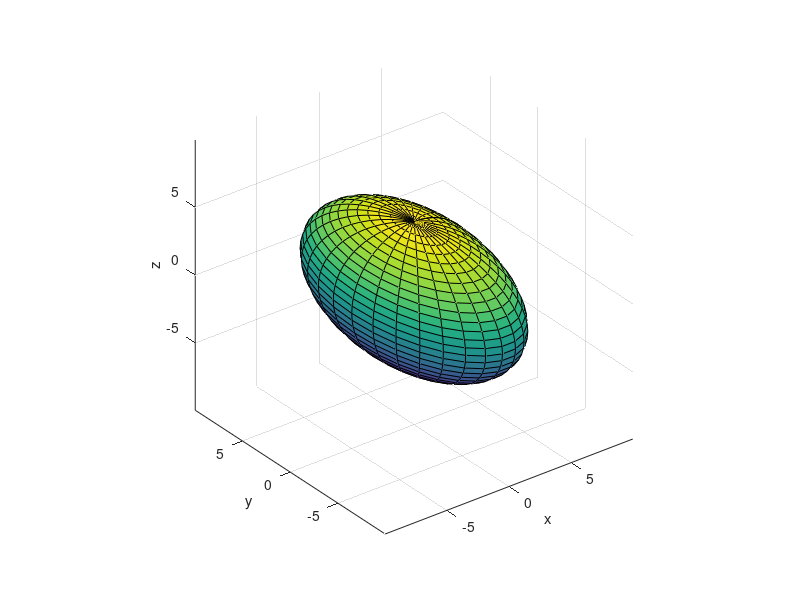
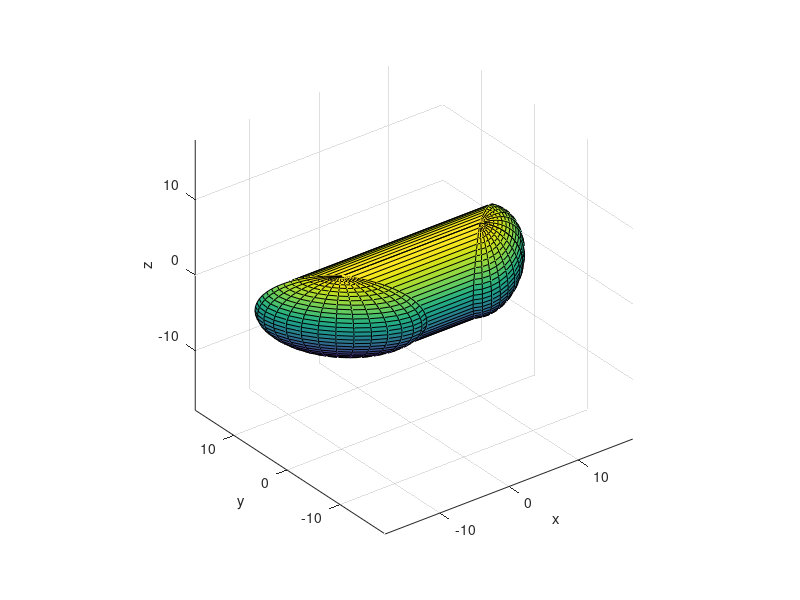

The MATLAB script that drew these images, in order:

close all

n = 30;
[x, y, z] = ellipsoid(0,0,0,5,10,5,n);
npoints = n+1;

figure
surf(x, y, z)
axis equal
xlabel('x');
ylabel('y');
zlabel('z');


idx_left = x(:) < 0;
idx_right = ~idx_left;

angle = pi/4;
 % counter clockwise for left
Rz_ccw = [cos(angle) -sin(angle) 0; sin(angle) cos(angle) 0; 0 0 1];
angle = -pi/4;
% clockwise for right
Rz_cw = [cos(angle) -sin(angle) 0; sin(angle) cos(angle) 0; 0 0 1];

% rotate the coordinates
coords = [x(:) y(:) z(:)];
coords_temp = coords;
coord_temp(idx_right,:) = coords(idx_right,:)*Rz_cw';
coord_temp(idx_left,:) = coords(idx_left,:)*Rz_ccw';

offset = 5*2;
nright = sum(idx_right);
nleft = sum(idx_left);
coord_temp(idx_right,1) = coord_temp(idx_right,1) + repmat(offset,nright,1);
coord_temp(idx_left,1) = coord_temp(idx_left,1) + repmat(-offset,nleft,1);

x_new = reshape(coord_temp(:,1),npoints,npoints);
y_new = reshape(coord_temp(:,2),npoints,npoints);
z_new = reshape(coord_temp(:,3),npoints,npoints);

figure
surf(x_new, y_new, z_new)
axis equal
xlabel('x');
ylabel('y');
zlabel('z');